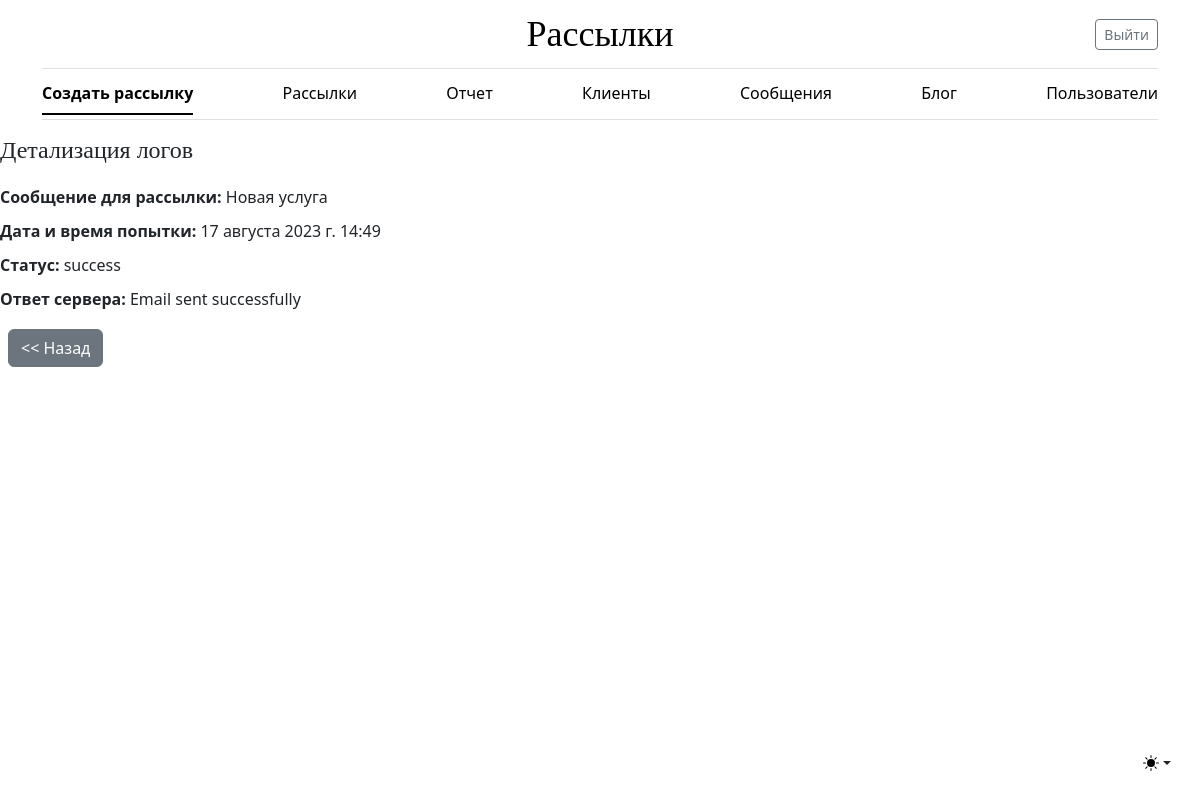
The page /log/1/ (signed in) on the database its author committed.
### mailing/models.py (models this page shows)
class Log(models.Model):
    STATUS = (
        ('success', 'Успешно'),
        ('error', 'Ошибка'),
    )
    message = models.ForeignKey('Message', on_delete=models.CASCADE, **NULLABLE, verbose_name='Сообщение')
    date_attempt = models.DateTimeField(auto_now=True, verbose_name='Дата и время отправки')
    attempt_status = models.CharField(max_length=20, choices=STATUS, verbose_name='Статус отправки')
    server_response = models.TextField(**NULLABLE, verbose_name='Ответ сервера')
    class Meta:
        verbose_name = 'Лог'
        verbose_name_plural = 'Логи'

class Message(models.Model):
    subject_message = models.CharField(max_length=255, **NULLABLE,
                                       verbose_name='Тема сообщения')
    message = models.TextField(**NULLABLE, verbose_name='Сообщение')
    owner = models.ForeignKey(settings.AUTH_USER_MODEL, on_delete=models.SET_NULL, **NULLABLE,
                              verbose_name='Владелец')
    def __str__(self):
        return f'{self.subject_message}'
    class Meta:
        verbose_name = 'Сообщение'
        verbose_name_plural = 'Сообщения'

### mailing/views.py (the view)
# urls.py: path('log/<int:pk>/', LogDetailView.as_view(), name='log_details'),
class LogDetailView(LoginRequiredMixin, DetailView):
    model = Log
    template_name = 'mailing/log_detail.html'

### mailing/templates/mailing/log_detail.html
{% extends 'mailing/base.html' %}
{% block content %}
  <div style="display: flex; flex-direction: column; gap: 10px;">
    <h1 style="font-size: 24px; margin-bottom: 10px;">Детализация логов</h1>
    <div><strong>Сообщение для рассылки:</strong> {{ object.message }}</div>
    <div><strong>Дата и время попытки:</strong> {{ object.date_attempt }}</div>
    <div><strong>Статус:</strong> {{ object.attempt_status }}</div>
    <div><strong>Ответ сервера:</strong> {{ object.server_response }}</div>
    <div class="col-12">
      <a href="{% url 'mailing:log_list' %}" class="btn btn-secondary m-2"><< Назад</a>
    </div>
  </div>
{% endblock %}

### static/css/blog.css (style rules this page uses)
h1, h2, h3, h4, h5, h6 { font-family: "Playfair Display", Georgia, "Times New Roman", serif; }

### rows shown on the page
Log: message "Новая услуга", date_attempt "17 августа 2023 г. 14:49", attempt_status "success", server_response "Email sent successfully"
